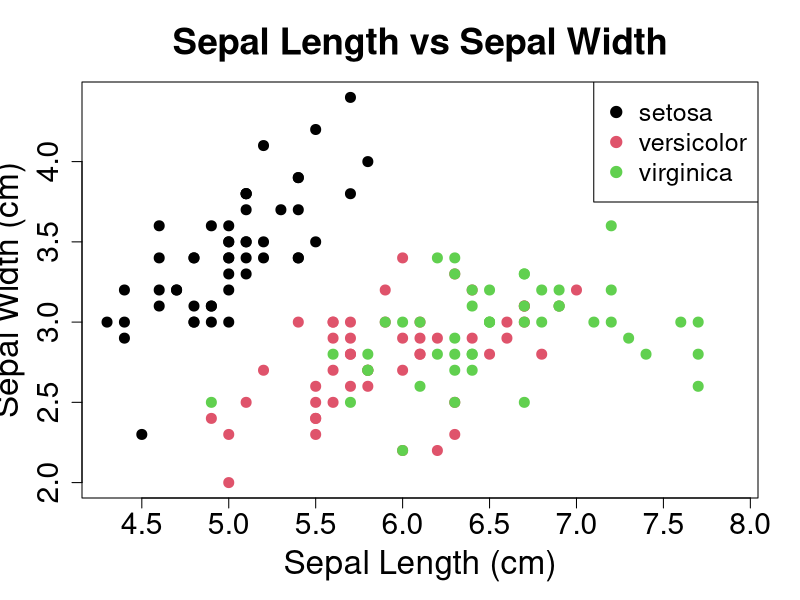
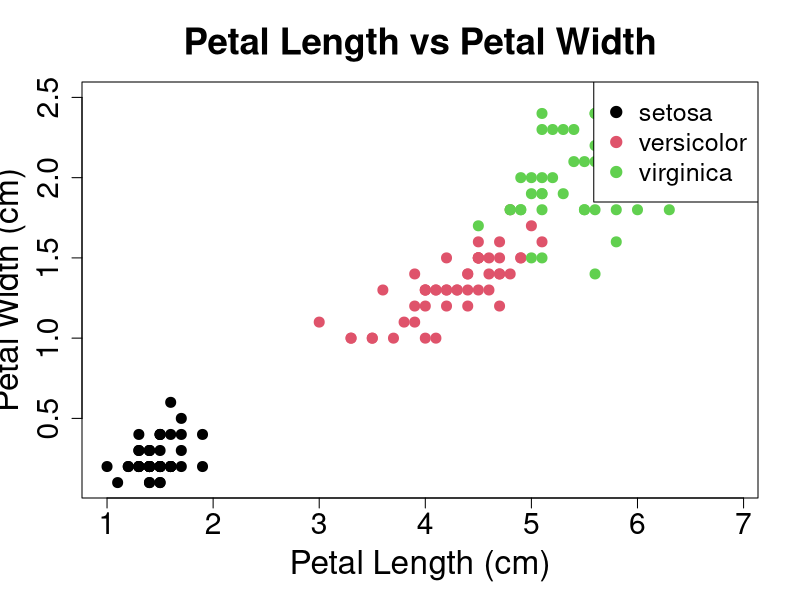
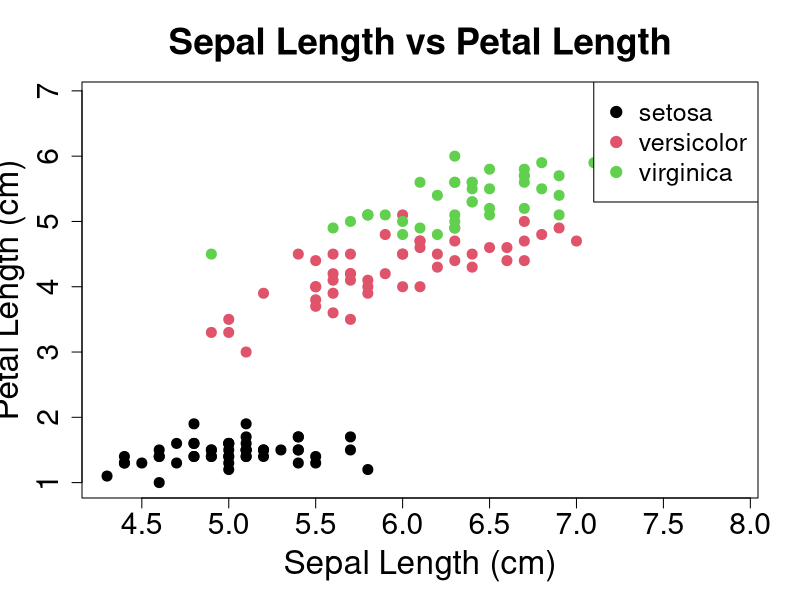
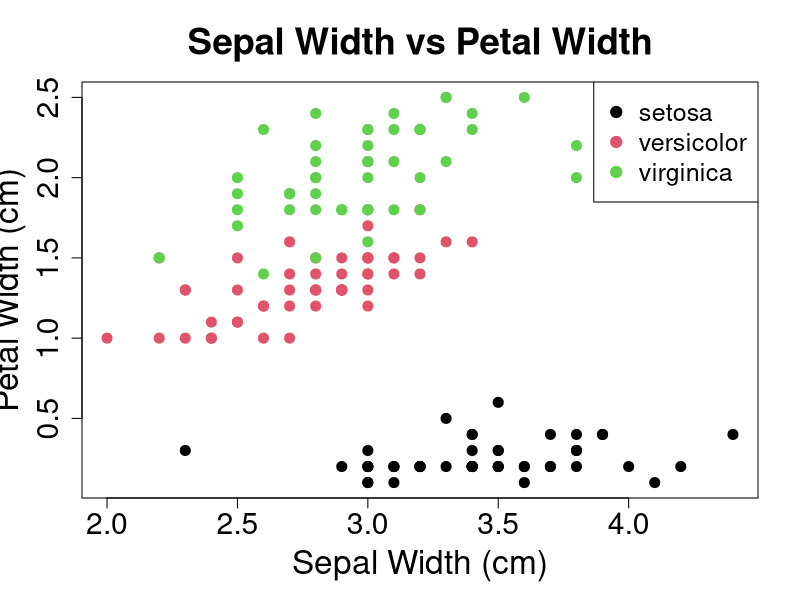

The R source for these figures, in order:
# Program Name: scatter_plots.R
# This program visualizes the relationships between the features of the Iris dataset
# using scatter plots and legends to differentiate species.

data(iris)
colors <- as.numeric(iris$Species) # makes it easier to set up colors 

# Sepal Length vs Sepal Width
plot(iris$Sepal.Length, iris$Sepal.Width, col = colors, pch = 20, cex = 2, xlab = "Sepal Length (cm)", ylab = "Sepal Width (cm)", main = "Sepal Length vs Sepal Width", cex.lab = 2, cex.main = 2.2, cex.axis = 1.8)
legend("topright", legend = levels(iris$Species), col = 1:3, pch = 19, cex = 1.5)

# Petal Length vs Petal Width
plot(iris$Petal.Length, iris$Petal.Width, col = colors, pch = 20, cex = 2, xlab = "Petal Length (cm)", ylab = "Petal Width (cm)", main = "Petal Length vs Petal Width", cex.lab = 2, cex.main = 2.2, cex.axis = 1.8)
legend("topright", legend = levels(iris$Species), col = 1:3, pch = 19, cex = 1.5)

# Sepal Length vs Petal Length
plot(iris$Sepal.Length, iris$Petal.Length, col = colors, pch = 20, cex = 2, xlab = "Sepal Length (cm)", ylab = "Petal Length (cm)", main = "Sepal Length vs Petal Length", cex.lab = 2, cex.main = 2.2, cex.axis = 1.8)
legend("topright", legend = levels(iris$Species), col = 1:3, pch = 19, cex = 1.5)

# Sepal Width vs Petal Width
plot(iris$Sepal.Width, iris$Petal.Width, col = colors, pch = 20, cex = 2, xlab = "Sepal Width (cm)", ylab = "Petal Width (cm)", main = "Sepal Width vs Petal Width", cex.lab = 2, cex.main = 2.2, cex.axis = 1.8)
legend("topright", legend = levels(iris$Species), col = 1:3, pch = 19, cex = 1.5)
